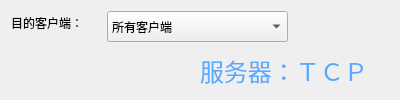
      <widget class="QWidget" name="page_2">
       <widget class="QComboBox" name="comboBox_2">
        <property name="geometry">
         <rect>
          <x>107</x>
          <y>11</y>
          <width>181</width>
          <height>31</height>
         </rect>
        </property>
        <item>
         <property name="text">
          <string>所有客户端</string>
         </property>
        </item>
       </widget>
       <widget class="QLabel" name="label_6">
        <property name="geometry">
         <rect>
          <x>11</x>
          <y>11</y>
          <width>90</width>
          <height>23</height>
         </rect>
        </property>
        <property name="text">
         <string>目的客户端：</string>
        </property>
       </widget>
       <widget class="QLabel" name="label_7">
        <property name="geometry">
         <rect>
          <x>200</x>
          <y>50</y>
          <width>191</width>
          <height>41</height>
         </rect>
        </property>
        <property name="palette">
         <palette>
          <active>
           <colorrole role="WindowText">
            <brush brushstyle="SolidPattern">
             <color alpha="255">
              <red>85</red>
              <green>170</green>
              <blue>255</blue>
             </color>
            </brush>
           </colorrole>
           <colorrole role="Text">
            <brush brushstyle="SolidPattern">
             <color alpha="255">
              <red>85</red>
              <green>170</green>
              <blue>255</blue>
             </color>
            </brush>
           </colorrole>
           <colorrole role="ButtonText">
            <brush brushstyle="SolidPattern">
             <color alpha="255">
              <red>85</red>
              <green>255</green>
              <blue>255</blue>
             </color>
            </brush>
           </colorrole>
           <colorrole role="ToolTipText">
            <brush brushstyle="SolidPattern">
             <color alpha="255">
              <red>85</red>
              <green>170</green>
              <blue>255</blue>
             </color>
            </brush>
           </colorrole>
          </active>
          <inactive>
           <colorrole role="WindowText">
            <brush brushstyle="SolidPattern">
             <color alpha="255">
              <red>85</red>
              <green>170</green>
              <blue>255</blue>
             </color>
            </brush>
           </colorrole>
           <colorrole role="Text">
            <brush brushstyle="SolidPattern">
             <color alpha="255">
              <red>85</red>
              <green>170</green>
              <blue>255</blue>
             </color>
            </brush>
           </colorrole>
           <colorrole role="ButtonText">
            <brush brushstyle="SolidPattern">
             <color alpha="255">
              <red>85</red>
              <green>255</green>
              <blue>255</blue>
             </color>
            </brush>
           </colorrole>
           <colorrole role="ToolTipText">
            <brush brushstyle="SolidPattern">
             <color alpha="255">
              <red>85</red>
              <green>170</green>
              <blue>255</blue>
             </color>
            </brush>
           </colorrole>
          </inactive>
          <disabled>
           <colorrole role="WindowText">
            <brush brushstyle="SolidPattern">
             <color alpha="255">
              <red>190</red>
              <green>190</green>
              <blue>190</blue>
             </color>
            </brush>
           </colorrole>
           <colorrole role="Text">
            <brush brushstyle="SolidPattern">
             <color alpha="255">
              <red>190</red>
              <green>190</green>
              <blue>190</blue>
             </color>
            </brush>
           </colorrole>
           <colorrole role="ButtonText">
            <brush brushstyle="SolidPattern">
             <color alpha="255">
              <red>190</red>
              <green>190</green>
              <blue>190</blue>
             </color>
            </brush>
           </colorrole>
           <colorrole role="ToolTipText">
            <brush brushstyle="SolidPattern">
             <color alpha="255">
              <red>85</red>
              <green>170</green>
              <blue>255</blue>
             </color>
            </brush>
           </colorrole>
          </disabled>
         </palette>
        </property>
        <property name="font">
         <font>
          <family>AR PL UKai CN</family>
          <pointsize>18</pointsize>
         </font>
        </property>
        <property name="text">
         <string>服务器：ＴＣＰ</string>
        </property>
       </widget>
      </widget>
